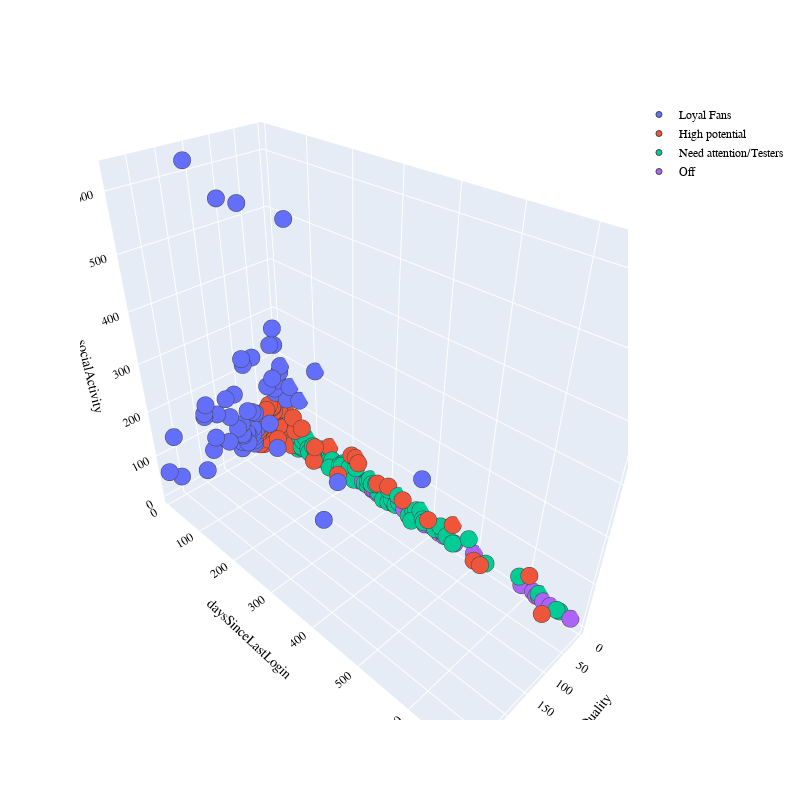

The code cell stored with this chart in its notebook:
### Code cell
PLOT = go.Figure()
for C in list(dataset_temp.cluster.unique()):
    

    PLOT.add_trace(go.Scatter3d(x = dataset_temp[dataset_temp.cluster == C]['productsQuality'],
                                y = dataset_temp[dataset_temp.cluster == C]['daysSinceLastLogin'],
                                z = dataset_temp[dataset_temp.cluster == C]['socialAct_1'],                        
                                mode = 'markers',marker_size = 6, marker_line_width = 1,
                                name = str(C)))
PLOT.update_traces(hovertemplate='productsQuality: %{x} <br>daysSinceLastLogin: %{y} <br>socialActivity: %{z}')

    
PLOT.update_layout(width = 800, height = 800, autosize = True, showlegend = True,
                   scene = dict(xaxis=dict(title = 'Calidad de Productos', titlefont_color = 'black'),
                                yaxis=dict(title = 'Dias Última Conexión', titlefont_color = 'black'),
                                zaxis=dict(title = 'Actividad Social', titlefont_color = 'black')),
                   font = dict(family = "Gilroy", color  = 'black', size = 12))

### Figure 1 — Plotly figure (JSON) as saved in the notebook; plotly's stock layout.template omitted (floating-point values rounded to 4 significant figures; data arrays with more than 128 entries replaced by an {"elided": "..."} marker saying what was removed)
{"data": [{"hovertemplate": "productsQuality: %{x} <br>daysSinceLastLogin: %{y} <br>socialActivity: %{z}", "marker": {"line": {"width": 1}, "size": 6}, "mode": "markers", "name": "Loyal Fans", "type": "scatter3d", "x": [193.2, 188.8, 194.0, 264.2, 150, 165.8, 137.1, 110.9, 183.0, 122.6, 87, 145.0, 260.9, 203, 100.8, 101.6, 97.56, 87.8, 121.6, 284.7, 76.84, 172.3, 78.09, 76.7, 104.9, 163.0, 114.2, 73.5, 82.17, 111.9, 87, 109, 85, 112, 75.84, 83.27, 94.6, 114.8, 98.42, 41.37, 95.44, 86, 115.9, 84.44, 22.76, 23.96, 28.88, 203.4, 16.2, 14.92, 19.44, 14.52, 13.11, 28.36, 19, 8.42, 6, 5, 4, 4, "Need attention/Testers", "Off", "Off"], "y": [11, 12, 11, 12, 22, 11, 11, 11, 11, 11, 68, 11, 11, 55, 11, 11, 11, 13, 11, 11, 11, 16, 15, 11, 11, 293, 12, 11, 11, 11, 86, 23, 12, 11, 240, 11, 11, 11, 11, 11, 11, 11, 11, 11, 11, 14, 13, 11, 385, 11, 12, 36, 55, 11, 11, 11, 12, 112, 35, 62, 11, 11, 11], "z": [157, 175, 150, 141, 175, 142, 121, 62, 65, 167, 110, 65, 44, 131, 53, 64, 236, 55, 85, 69, 100, 625, 534, 60, 58, 62, 48, 229, 45, 91, 60, 50, 36, 66, 62, 106, 114, 550, 56, 148, 222, 68, 32, 27, 134, 126, 162, 26, 124, 150, 235, 116, 500, 238, 271, 167, 181, 214, 141, 121, 222, 138, 518]}, {"hovertemplate": "productsQuality: %{x} <br>daysSinceLastLogin: %{y} <br>socialActivity: %{z}", "marker": {"line": {"width": 1}, "size": 6}, "mode": "markers", "name": "High potential", "type": "scatter3d", "x": {"elided": "163 mixed values"}, "y": {"elided": "163 int values"}, "z": {"elided": "163 int values"}}, {"hovertemplate": "productsQuality: %{x} <br>daysSinceLastLogin: %{y} <br>socialActivity: %{z}", "marker": {"line": {"width": 1}, "size": 6}, "mode": "markers", "name": "Need attention/Testers", "type": "scatter3d", "x": {"elided": "557 mixed values"}, "y": {"elided": "557 int values"}, "z": {"elided": "557 int values"}}, {"hovertemplate": "productsQuality: %{x} <br>daysSinceLastLogin: %{y} <br>socialActivity: %{z}", "marker": {"line": {"width": 1}, "size": 6}, "mode": "markers", "name": "Off", "type": "scatter3d", "x": {"elided": "1932 mixed values"}, "y": {"elided": "1932 int values"}, "z": {"elided": "1932 mixed values"}}], "layout": {"autosize": true, "font": {"color": "black", "family": "Gilroy", "size": 12}, "height": 800, "scene": {"xaxis": {"title": {"font": {"color": "black"}, "text": "productsQuality"}}, "yaxis": {"title": {"font": {"color": "black"}, "text": "daysSinceLastLogin"}}, "zaxis": {"title": {"font": {"color": "black"}, "text": "socialActivity"}}}, "showlegend": true, "width": 800}}
